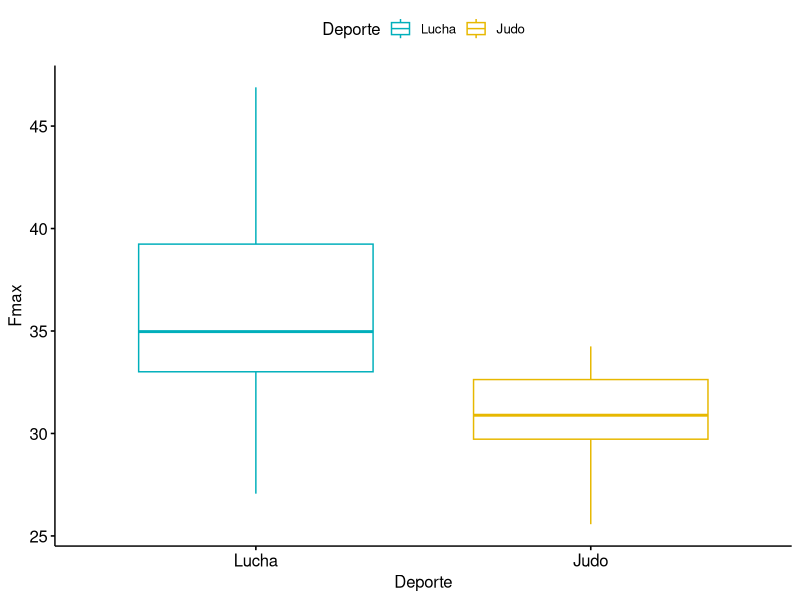
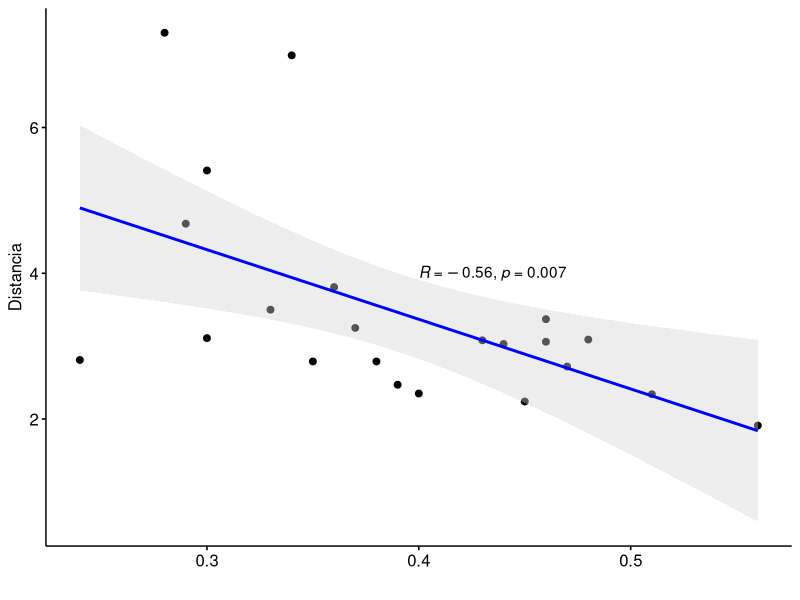
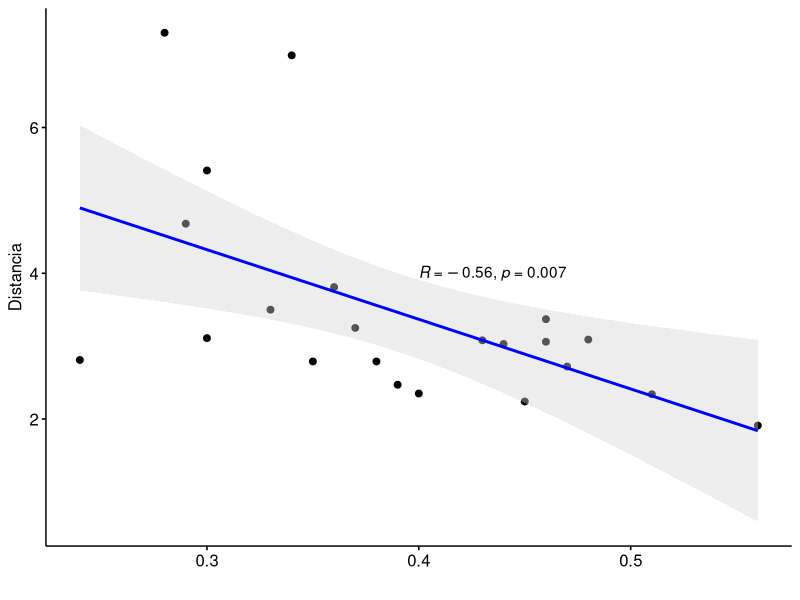

The R source for these figures, in order:
library(readxl)
FV_perfiles <- read_excel("FV_perfiles.xlsx", 
                          sheet = "Hoja1")
View(FV_perfiles)
attach(FV_perfiles)

library(tidyverse)
FV_perfiles <- FV_perfiles %>%
  mutate(Sexo=recode_factor(Sexo,Hombre="Hombre",Mujer="Mujer"))%>%
  mutate(Deporte=recode_factor(Deporte,
                                 Lucha="Lucha",Judo="Judo")) 

#subsets 
library(dplyr)
# Lucha
Lucha <- FV_perfiles %>% filter(Deporte == "Lucha")
# Judo
Judo <- FV_perfiles %>% filter(Deporte == "Judo")

# Analysis de Fmax
# Descriptivos ##Actualizar  el mean y sd que son el promedio y  la deviacion
group_by(FV_perfiles, Deporte) %>% summarise(count = n(), 
    mean = mean(Fmax, na.rm = TRUE),
    sd = sd(Fmax, na.rm = TRUE))

# plot
library("ggpubr")
ggboxplot(FV_perfiles, x = "Deporte", y = "Fmax", 
          color = "Deporte", palette = c("#00AFBB", "#E7B800"),
          ylab = "Fmax", xlab = "Deporte")

# analysis  de normalidad
library(rstatix)
# Fmax
FV_perfiles %>% group_by(Deporte) %>% shapiro_test(Fmax)
# independent t test para diferencias (si estan normalmente distribuidas)
t.test(Lucha$Pmax, Judo$Pmax, alternative = "two.sided", var.equal = FALSE)

# effecto de cohen's D con correcion de hedges'g para un sample pequeño <30
FV_perfiles  %>% cohens_d(Pmax ~ Deporte,
                 paired = FALSE, hedges.correction = TRUE) 


## agregar los test independientes de T para las otras variables



#asociaciones

cor(Distancia_de_empuje, Vmax)

## Plot, ajustar el metodo y los labels
ggscatter(FV_perfiles, x = "Distancia_de_empuje", y = "Vmax",
          ylab = "Distancia", xlab = "",
          add = "reg.line", conf.int = TRUE, add.params = list(color = "blue",
          fill = "lightgray")) +
  stat_cor(method = "pearson", label.x = .4, label.y = 4)

##Guardar plot
ggsave("Horas_semanalvsFmax.png")
